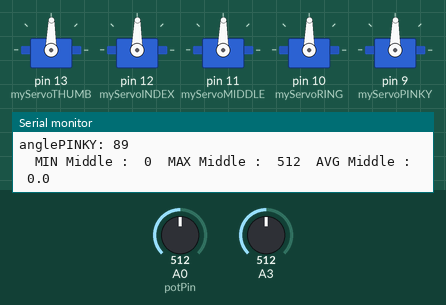
Simulated run of this sketch. Board: Arduino Uno, built with avr-gcc and run on an emulated ATmega328P. On the bench: 5 × servo, the last lines printed to the serial monitor. The test bench sets the inputs (shaded band); at power-on: A0 (potPin) = 512, A3 = 512.

Above: at 1.2 s.
1.3 s: A0 (potPin) set to 564
At 2.5 s:
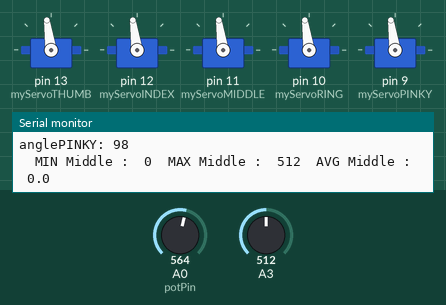
5.5 s: A0 (potPin) set to 584
At 7.3 s:
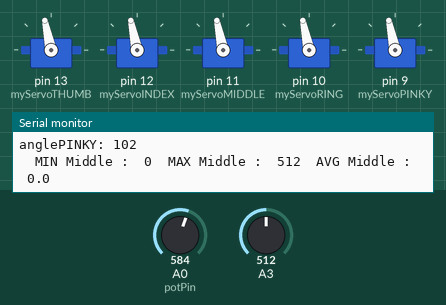
8.0 s: A0 (potPin) set to 716
At 9.9 s:
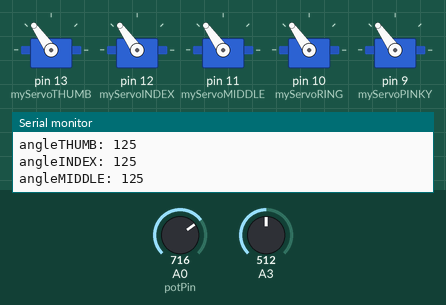
10.2 s: A0 (potPin) set to 992
At 11.5 s:
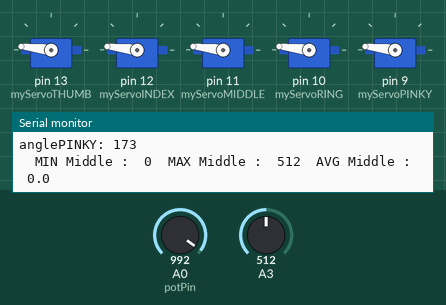
12.4 s: A0 (potPin) set to 306
At 14.0 s:
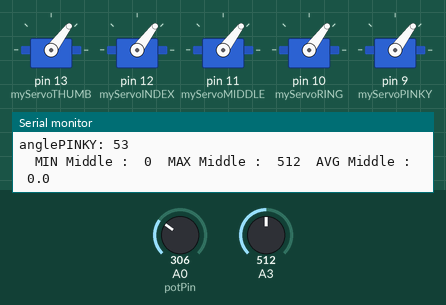
14.6 s: A0 (potPin) set to 30
At 16.1 s:
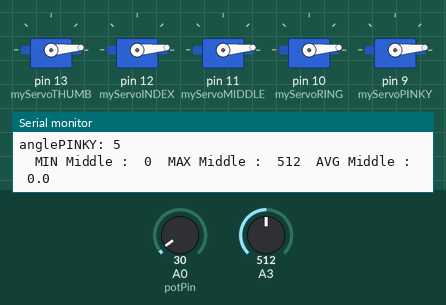
Timing chart, 0 to 17.6 s (numbered marks = the images above; inputs shaded):
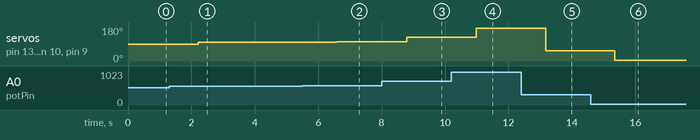

The sketch:

TestServo.ino
```cpp
/*
 Name:		TestServo.ino
 Created:	9/12/2018 10:38:10 AM
 Author:	MIHAELA
*/

#include <Servo.h>
Servo myServoTest;
Servo myServoTHUMB;
Servo myServoINDEX;
Servo myServoMIDDLE;
Servo myServoRING;
Servo myServoPINKY;

int const potPin = A0;  // analog pin used to connect the potentiometer
int potVal;			      	// variable to read the value from the analog pin

//Thumb
int numReadingsThumb = 10;
int readingsThumb[10];
int indexThumb = 0;
int sensorMaxThumb = 0;
int sensorMinThumb = 0;

//Index
int numReadingsIndex = 10;
int readingsIndex[10];
int indexIndex = 0;
int sensorMaxIndex = 0;
int sensorMinIndex = 0;

//Middle
int numReadingsMiddle = 10;
int readingsMiddle[10];
int indexMiddle = 0;
int sensorMaxMiddle = 0;
int sensorMinMiddle = 0;

//Ring
int numReadingsRing = 10;
int readingsRing[10];
int indexRing = 0;
int sensorMaxRing = 0;
int sensorMinRing = 0;

//Pinky
int numReadingsPinky = 10;
int readingsPinky[10];
int indexPinky = 0;
int sensorMaxPinky = 0;
int sensorMinPinky = 0;

//angles
int angleTHUMB;	// variable to hold the angle for the servo motor
int angleINDEX;
int angleMIDDLE;
int angleRING;
int anglePINKY;

void setup()
{
	myServoTHUMB.attach(13); // attaches the servo Thumb
	myServoINDEX.attach(12); // Index
	myServoMIDDLE.attach(11);// Middle
	myServoRING.attach(10);  // Ring
	myServoPINKY.attach(9);  // Pinky

	Serial.begin(9600);

  //Thumb
  sensorMaxThumb = analogRead(A1);
  sensorMinThumb = sensorMaxThumb;

  //Index
  sensorMaxIndex = analogRead(A2);
  sensorMinIndex = sensorMaxIndex;

  //Middle
  sensorMaxMiddle = analogRead(A3);
  sensorMinMiddle = sensorMaxMiddle;

  //Ring
  sensorMaxRing = analogRead(A4);
  sensorMinRing = sensorMaxRing;

  //Pinky
  sensorMaxPinky = analogRead(A5);
  sensorMinPinky = sensorMaxPinky;

}

void loop()
{
	potVal = analogRead(potPin); // read the value of the potentiometer
								               // print out the value to the Serial Monitor
	Serial.print("potVal: ");
	Serial.println(potVal);

	//scale the numbers from the pot
	angleTHUMB  = map(potVal, 0, 1023, 0, 179);
	angleINDEX  = map(potVal, 0, 1023, 0, 179);
	angleMIDDLE = map(potVal, 0, 1023, 0, 179);
	angleRING   = map(potVal, 0, 1023, 0, 179);
	anglePINKY  = map(potVal, 0, 1023, 0, 179);

	// print out the angle for the servo motor
	Serial.print("angleTHUMB: ");
	Serial.println(angleTHUMB);

	Serial.print("angleINDEX: ");
	Serial.println(angleINDEX);

	Serial.print("angleMIDDLE: ");
	Serial.println(angleMIDDLE);

	Serial.print("angleRING: ");
	Serial.println(angleRING);

	Serial.print("anglePINKY: ");
	Serial.println(anglePINKY);

	// set the servo position
	myServoTHUMB.write(angleTHUMB);
	myServoINDEX.write(angleINDEX);
	myServoMIDDLE.write(angleMIDDLE);
	myServoRING.write(angleRING);
	myServoPINKY.write(anglePINKY);

	// wait for the servo to get there
	delay(10);

  //Read funcs
	//ReadSensorTHUMB();
	//ReadSensorINDEX();
	ReadSensorMIDDLE();
	//ReadSensorRING();
	//ReadSensorPINKY();

  delay(1000);
}

void ReadSensorTHUMB()
{
  // MEASUREMENTS
  // every iteration of loop makes one additional measurement,
  // so the first 10 readings will display too low average
  int valueThumb = (((analogRead(A1)-512)*20*2.5)/1023)/4;
  readingsThumb[indexThumb] = valueThumb;
  indexThumb++;
  if (indexThumb >= numReadingsThumb)
    indexThumb = 0;

  // DO SOME MATH
  if (valueThumb > sensorMaxThumb)
    sensorMaxThumb = valueThumb;
  if (valueThumb < sensorMinThumb)
    sensorMinThumb = valueThumb;

  //running average
  float totalThumb = 0;
  for (int i = 0; i < numReadingsThumb; i++)
    totalThumb += readingsThumb[i];
  float averageThumb = totalThumb / numReadingsThumb;

  // OUTPUT TO SERIAL
  Serial.print("\tMIN Thumb:\t");
  Serial.print(sensorMinThumb);
  Serial.print("\tMAX Thumb :\t");
  Serial.print(sensorMaxThumb);
  Serial.print("\tAVG Thumb :\t");
  Serial.println(averageThumb, 1);  // 1 decimal

  delay(10);
}


void ReadSensorINDEX()
{
  // MEASUREMENTS
  // every iteration of loop makes one additional measurement,
  // so the first 10 readings will display too low average
  int valueIndex = (((analogRead(A2) - 512) * 20 * 2.5) / 1023)/4;
  readingsIndex[indexIndex] = valueIndex;
  indexIndex++;
  if (indexIndex >= numReadingsIndex) indexIndex = 0;

  // DO SOME MATH
  if (valueIndex > sensorMaxIndex) sensorMaxIndex = valueIndex;
  if (valueIndex < sensorMinIndex) sensorMinIndex = valueIndex;

  //running average
  float totalIndex = 0;
  for (int i = 0; i < numReadingsIndex; i++) totalIndex += readingsIndex[i];
  float averageIndex = totalIndex / numReadingsIndex;

  // OUTPUT TO SERIAL
  Serial.print("\tMIN Index :\t");
  Serial.print(sensorMinIndex);
  Serial.print("\tMAX Index :\t");
  Serial.print(sensorMaxIndex);
  Serial.print("\tAVG Index :\t");
  Serial.println(averageIndex, 1);  // 1 decimal

	delay(10);
}

void ReadSensorMIDDLE()
{
  // MEASUREMENTS
  // every iteration of loop makes one additional measurement,
  // so the first 10 readings will display too low average
  int valueMiddle = (((analogRead(A3) - 512) * 20 * 2.5) / 1023)/4;
  readingsMiddle[indexMiddle] = valueMiddle;
  indexMiddle++;
  if (indexMiddle >= numReadingsMiddle) indexMiddle = 0;

  // DO SOME MATH
  if (valueMiddle > sensorMaxMiddle) sensorMaxMiddle = valueMiddle;
  if (valueMiddle < sensorMinMiddle) sensorMinMiddle = valueMiddle;

  //running average
  float totalMiddle = 0;
  for (int i = 0; i < numReadingsMiddle; i++) totalMiddle += readingsMiddle[i];
  float averageMiddle = totalMiddle / numReadingsMiddle;

  // OUTPUT TO SERIAL
  Serial.print("\tMIN Middle :\t");
  Serial.print(sensorMinMiddle);
  Serial.print("\tMAX Middle :\t");
  Serial.print(sensorMaxMiddle);
  Serial.print("\tAVG Middle :\t");
  Serial.println(averageMiddle, 1);  // 1 decimal

	delay(10);
}

void ReadSensorRING()
{
  // MEASUREMENTS
  // every iteration of loop makes one additional measurement,
  // so the first 10 readings will display too low average
  int valueRing = (((analogRead(A4) - 512) * 20 * 2.5) / 1023)/4;
  readingsRing[indexRing] = valueRing;
  indexRing++;
  if (indexRing >= numReadingsRing) indexRing = 0;

  // DO SOME MATH
  if (valueRing > sensorMaxRing) sensorMaxRing = valueRing;
  if (valueRing < sensorMinRing) sensorMinRing = valueRing;

  //running average
  float totalRing = 0;
  for (int i = 0; i < numReadingsRing; i++) totalRing += readingsRing[i];
  float averageRing = totalRing / numReadingsRing;

  // OUTPUT TO SERIAL
  Serial.print("\tMIN Ring :\t");
  Serial.print(sensorMinRing);
  Serial.print("\tMAX Ring :\t");
  Serial.print(sensorMaxRing);
  Serial.print("\tAVG Ring :\t");
  Serial.println(averageRing, 1);  // 1 decimal

  delay(10);
}

void ReadSensorPINKY()
{
  // MEASUREMENTS
  // every iteration of loop makes one additional measurement,
  // so the first 10 readings will display too low average
  int valuePinky = (((analogRead(A5) - 512) * 20 * 2.5) / 1023)/4;
  readingsPinky[indexPinky] = valuePinky;
  indexPinky++;
  if (indexPinky >= numReadingsPinky) indexPinky = 0;

  // DO SOME MATH
  if (valuePinky > sensorMaxPinky) sensorMaxPinky = valuePinky;
  if (valuePinky < sensorMinPinky) sensorMinPinky = valuePinky;

  //running average
  float totalPinky = 0;
  for (int i = 0; i < numReadingsPinky; i++) totalPinky += readingsPinky[i];
  float averagePinky = totalPinky / numReadingsPinky;

  // OUTPUT TO SERIAL
  Serial.print("\tMIN Pinky :\t");
  Serial.print(sensorMinPinky);
  Serial.print("\tMAX Pinky :\t");
  Serial.print(sensorMaxPinky);
  Serial.print("\tAVG Pinky :\t");
  Serial.println(averagePinky, 1);  // 1 decimal

	delay(10);
}
```

Measured:
- after the input at 1.3 s, servo on pin 13 (myServoTHUMB), servo on pin 12 (myServoINDEX), servo on pin 11 (myServoMIDDLE), servo on pin 10 (myServoRING), servo on pin 9 (myServoPINKY): 89° → 98° after 0.92 s
- after the input at 5.5 s, servo on pin 13 (myServoTHUMB), servo on pin 12 (myServoINDEX), servo on pin 11 (myServoMIDDLE), servo on pin 10 (myServoRING), servo on pin 9 (myServoPINKY): 98° → 102° after 1.1 s
- after the input at 8.0 s, servo on pin 13 (myServoTHUMB), servo on pin 12 (myServoINDEX), servo on pin 11 (myServoMIDDLE), servo on pin 10 (myServoRING), servo on pin 9 (myServoPINKY): 102° → 125° after 0.78 s
- after the input at 10.2 s, servo on pin 13 (myServoTHUMB), servo on pin 12 (myServoINDEX), servo on pin 11 (myServoMIDDLE), servo on pin 10 (myServoRING), servo on pin 9 (myServoPINKY): 125° → 173° after 0.78 s
- after the input at 12.4 s, servo on pin 13 (myServoTHUMB), servo on pin 12 (myServoINDEX), servo on pin 11 (myServoMIDDLE), servo on pin 10 (myServoRING), servo on pin 9 (myServoPINKY): 173° → 53° after 0.77 s
- after the input at 14.6 s, servo on pin 13 (myServoTHUMB), servo on pin 12 (myServoINDEX), servo on pin 11 (myServoMIDDLE), servo on pin 10 (myServoRING), servo on pin 9 (myServoPINKY): 53° → 5° after 0.75 s
